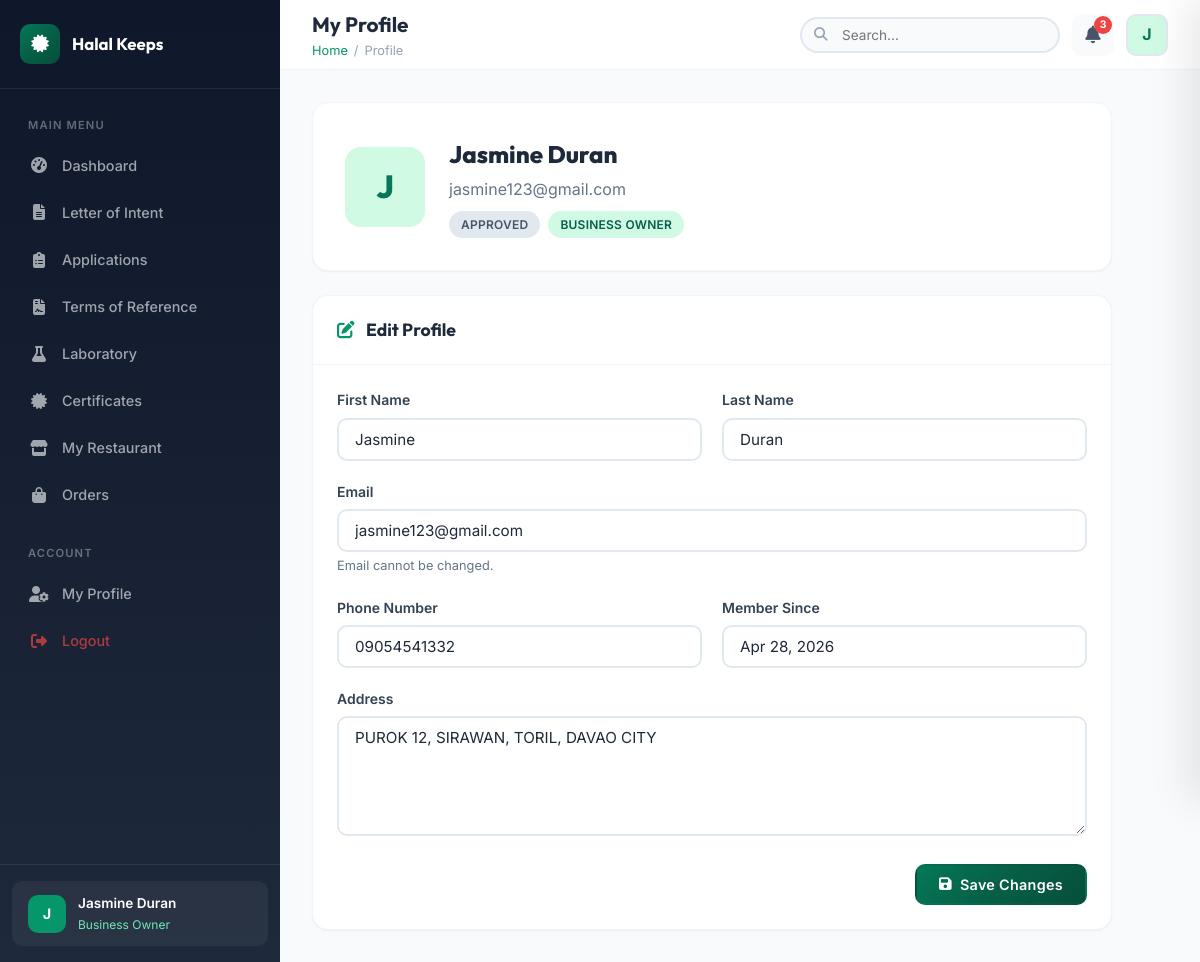
/dashboard/profile.php (signed in), run on the app's committed database.
### tables this page shows
CREATE TABLE `users` (
  `id` int(11) NOT NULL,
  `google_id` varchar(255) DEFAULT NULL,
  `email` varchar(255) NOT NULL,
  `full_name` varchar(255) NOT NULL,
  `first_name` varchar(100) DEFAULT NULL,
  `last_name` varchar(100) DEFAULT NULL,
  `avatar` varchar(500) DEFAULT NULL,
  `password` varchar(255) DEFAULT NULL,
  `phone` varchar(20) DEFAULT NULL,
  `address` text DEFAULT NULL,
  `role_id` int(11) DEFAULT NULL,
  `role_status` enum('pending','approved','rejected','none') DEFAULT 'none',
  `is_active` tinyint(1) DEFAULT 1,
  `email_verified` tinyint(1) DEFAULT 0,
  `last_login` timestamp NULL DEFAULT NULL,
  `created_at` timestamp NOT NULL DEFAULT current_timestamp(),
  `updated_at` timestamp NOT NULL DEFAULT current_timestamp() ON UPDATE current_timestamp()
);

CREATE TABLE `roles` (
  `id` int(11) NOT NULL,
  `role_name` varchar(100) NOT NULL,
  `role_category` enum('customer','business','hcb_employee','lab_employee') NOT NULL,
  `description` text DEFAULT NULL,
  `requires_approval` tinyint(1) DEFAULT 1,
  `created_at` timestamp NOT NULL DEFAULT current_timestamp()
);

### dashboard/profile.php (the view, shortened to what this page needs)
<?php
require_once __DIR__ . '/../config/app.php';
$user_id = $_SESSION['user_id'];
$stmt = $conn->prepare("SELECT u.*, r.role_name FROM users u LEFT JOIN roles r ON u.role_id = r.id WHERE u.id = ?");
$stmt->bind_param("i", $user_id);
$stmt->execute();
$user = $stmt->get_result()->fetch_assoc();
require_once __DIR__ . '/../includes/header.php';
?>
<div style="max-width: 800px;">
    <div class="card" style="margin-bottom: 24px;">
        <div class="card-body" style="display: flex; align-items: center; gap: 24px; padding: 32px;">
            <?php if (!empty($user['avatar'])): ?>
                <img src="<?= htmlspecialchars($user['avatar']) ?>" alt="Avatar" style="width: 80px; height: 80px; border-radius: 16px; object-fit: cover;">
            <?php else: ?>
                <div style="width: 80px; height: 80px; border-radius: 16px; background: var(--primary-100); color: var(--primary-700); display: flex; align-items: center; justify-content: center; font-size: 2rem; font-weight: 800; font-family: var(--font-display);">
                    <?= strtoupper(substr($user['full_name'], 0, 1)) ?>
                </div>
            <?php endif; ?>
            <div>
                <h2 style="font-family: var(--font-display); font-weight: 800; font-size: 1.5rem; margin-bottom: 4px;">
                    <?= htmlspecialchars($user['full_name']) ?>
                </h2>
                <p style="color: var(--neutral-500); margin-bottom: 8px;"><?= htmlspecialchars($user['email']) ?></p>
                <div style="display: flex; gap: 8px;">
                    <?= getStatusBadge($user['role_status']) ?>
                    <span class="badge badge-primary"><?= htmlspecialchars($user['role_name'] ?? 'No Role') ?></span>
                </div>
            </div>
        </div>
    </div>
    <div class="card">
        <div class="card-header">
            <h3><i class="fas fa-edit" style="color: var(--primary-600); margin-right: 8px;"></i> Edit Profile</h3>
        </div>
        <div class="card-body">
            <form method="POST" action="">
                <div style="display: grid; grid-template-columns: 1fr 1fr; gap: 20px;">
                    <div class="form-group">
                        <label for="first_name">First Name</label>
                        <input type="text" id="first_name" name="first_name" class="form-control" value="<?= htmlspecialchars($user['first_name'] ?? '') ?>">
                    </div>
                    <div class="form-group">
                        <label for="last_name">Last Name</label>
                        <input type="text" id="last_name" name="last_name" class="form-control" value="<?= htmlspecialchars($user['last_name'] ?? '') ?>">
                    </div>
                </div>
                <div class="form-group">
                    <label for="email">Email</label>
                    <input type="email" class="form-control" value="<?= htmlspecialchars($user['email']) ?>" disabled>
                    <p class="form-text">Email cannot be changed.</p>
                </div>
                <div style="display: grid; grid-template-columns: 1fr 1fr; gap: 20px;">
                    <div class="form-group">
                        <label for="phone">Phone Number</label>
                        <input type="text" id="phone" name="phone" class="form-control" value="<?= htmlspecialchars($user['phone'] ?? '') ?>" placeholder="09123456789">
                    </div>
                    <div class="form-group">
                        <label>Member Since</label>
                        <input type="text" class="form-control" value="<?= formatDate($user['created_at']) ?>" disabled>
                    </div>
                </div>
                <div class="form-group">
                    <label for="address">Address</label>
                    <textarea id="address" name="address" class="form-control" rows="3"><?= htmlspecialchars($user['address'] ?? '') ?></textarea>
                </div>
                <div style="display: flex; justify-content: flex-end; gap: 12px; margin-top: 8px;">
                    <button type="submit" class="btn btn-primary">
                        <i class="fas fa-save"></i> Save Changes
                    </button>
                </div>
            </form>
        </div>
    </div>
</div>
<?php require_once __DIR__ . '/../includes/footer.php'; ?>

### includes/functions.php (shortened to what this page needs)
<?php
function formatDate($date, $format = 'M d, Y') {
    return date($format, strtotime($date));
}
function getStatusBadge($status) {
    return $badges[strtolower($status)] ?? '<span class="badge badge-secondary">' . ucfirst(str_replace('_', ' ', $status)) . '</span>';
}
?>

### assets/css/style.css (style rules this page uses)
:root { --primary-50: #ecfdf5; --primary-100: #d1fae5; --primary-200: #a7f3d0; --primary-300: #6ee7b7; --primary-400: #34d399; --primary-500: #10b981; --primary-600: #059669; --primary-700: #047857; --primary-800: #065f46; --primary-900: #064e3b; --accent-50: #fffbeb; --accent-100: #fef3c7; --accent-200: #fde68a; --accent-300: #fcd34d; --accent-400: #fbbf24; --accent-500: #f59e0b; --accent-600: #d97706; --accent-700: #b45309; --accent-800: #92400e; --accent-900: #78350f; --neutral-50: #f8fafc; --neutral-100: #f1f5f9; --neutral-200: #e2e8f0; --neutral-300: #cbd5e1; --neutral-400: #94a3b8; --neutral-500: #64748b; --neutral-600: #475569; --neutral-700: #334155; --neutral-800: #1e293b; --neutral-900: #0f172a; --neutral-950: #020617; --success: #22c55e; --warning: #f59e0b; --danger: #ef4444; --info: #3b82f6; --gradient-primary: linear-gradient(135deg, #047857 0%, #065f46 50%, #064e3b 100%); --gradient-accent: linear-gradient(135deg, #f59e0b 0%, #d97706 100%); --gradient-hero: linear-gradient(135deg, #064e3b 0%, #047857 30%, #059669 60%, #10b981 100%); --gradient-dark: linear-gradient(180deg, #0f172a 0%, #1e293b 100%); --gradient-card: linear-gradient(135deg, rgba(255,255,255,0.1) 0%, rgba(255,255,255,0.05) 100%); --gradient-glass: linear-gradient(135deg, rgba(255,255,255,0.12) 0%, rgba(255,255,255,0.04) 100%); --font-primary: 'Inter', -apple-system, BlinkMacSystemFont, sans-serif; --font-display: 'Outfit', 'Inter', sans-serif; --shadow-sm: 0 1px 2px rgba(0,0,0,0.05); --shadow-md: 0 4px 6px -1px rgba(0,0,0,0.1), 0 2px 4px -2px rgba(0,0,0,0.1); --shadow-lg: 0 10px 15px -3px rgba(0,0,0,0.1), 0 4px 6px -4px rgba(0,0,0,0.1); --shadow-xl: 0 20px 25px -5px rgba(0,0,0,0.1), 0 8px 10px -6px rgba(0,0,0,0.1); --shadow-2xl: 0 25px 50px -12px rgba(0,0,0,0.25); --shadow-glow: 0 0 40px rgba(16, 185, 129, 0.15); --shadow-gold: 0 0 30px rgba(245, 158, 11, 0.2); --radius-sm: 6px; --radius-md: 10px; --radius-lg: 16px; --radius-xl: 24px; --radius-full: 9999px; --sidebar-width: 280px; --sidebar-collapsed: 70px; --header-height: 70px; --transition-fast: 0.15s ease; --transition-normal: 0.3s ease; --transition-slow: 0.5s ease; }
*, *::before, *::after { box-sizing: border-box; margin: 0; padding: 0; }
html { scroll-behavior: smooth; font-size: 16px; }
body { font-family: var(--font-primary); color: var(--neutral-800); background-color: var(--neutral-50); line-height: 1.6; -webkit-font-smoothing: antialiased; -moz-osx-font-smoothing: grayscale; overflow-x: hidden; }
button, input, select, textarea { font-family: inherit; font-size: inherit; }
.btn { display: inline-flex; align-items: center; justify-content: center; gap: 8px; padding: 10px 22px; border: 2px solid transparent; border-radius: var(--radius-md); font-weight: 600; font-size: 0.9rem; cursor: pointer; transition: all var(--transition-normal); position: relative; overflow: hidden; white-space: nowrap; letter-spacing: 0.02em; }
.btn-primary { background: var(--gradient-primary); color: white; }
.card { background: white; border-radius: var(--radius-lg); box-shadow: var(--shadow-sm); border: 1px solid var(--neutral-100); transition: all var(--transition-normal); overflow: hidden; }
.card-header { padding: 20px 24px; border-bottom: 1px solid var(--neutral-100); display: flex; align-items: center; justify-content: space-between; }
.card-header h3 { font-family: var(--font-display); font-size: 1.1rem; font-weight: 700; color: var(--neutral-800); }
.card-body { padding: 24px; }
.form-group { margin-bottom: 20px; }
.form-group label { display: block; font-weight: 600; font-size: 0.875rem; color: var(--neutral-700); margin-bottom: 6px; }
.form-control { width: 100%; padding: 10px 16px; border: 2px solid var(--neutral-200); border-radius: var(--radius-md); font-size: 0.95rem; color: var(--neutral-800); background: white; transition: all var(--transition-fast); }
.form-control::placeholder { color: var(--neutral-400); }
textarea.form-control { resize: vertical; min-height: 120px; }
.form-text { font-size: 0.8rem; color: var(--neutral-500); margin-top: 4px; }
.badge { display: inline-flex; align-items: center; gap: 4px; padding: 4px 12px; border-radius: var(--radius-full); font-size: 0.75rem; font-weight: 600; letter-spacing: 0.02em; text-transform: uppercase; }
.badge-primary { background: var(--primary-100); color: var(--primary-800); }
.badge-secondary { background: var(--neutral-200); color: var(--neutral-600); }

### data on the page
users: full_name "J", full_name "Jasmine Duran", email "jasmine123@gmail.com", role_status "APPROVED", role.role_name "BUSINESS OWNER", first_name "Jasmine", last_name "Duran", phone "09054541332", created_at "Apr 28, 2026", address "PUROK 12, SIRAWAN, TORIL, DAVAO CITY"

### other printed values
$item['label'] "Dashboard"
$item['label'] "Letter of Intent"
$item['label'] "Applications"
$item['label'] "Terms of Reference"
$item['label'] "Laboratory"
$item['label'] "Certificates"
$item['label'] "My Restaurant"
$item['label'] "Orders"
substr($_SESSION['full_name'] ?? 'U', 0, 1) "J"
$_SESSION['full_name'] "Jasmine Duran"
$role_name "Business Owner"
$page_heading "My Profile"
$crumb['label'] "Profile"
$notif_count "3"
